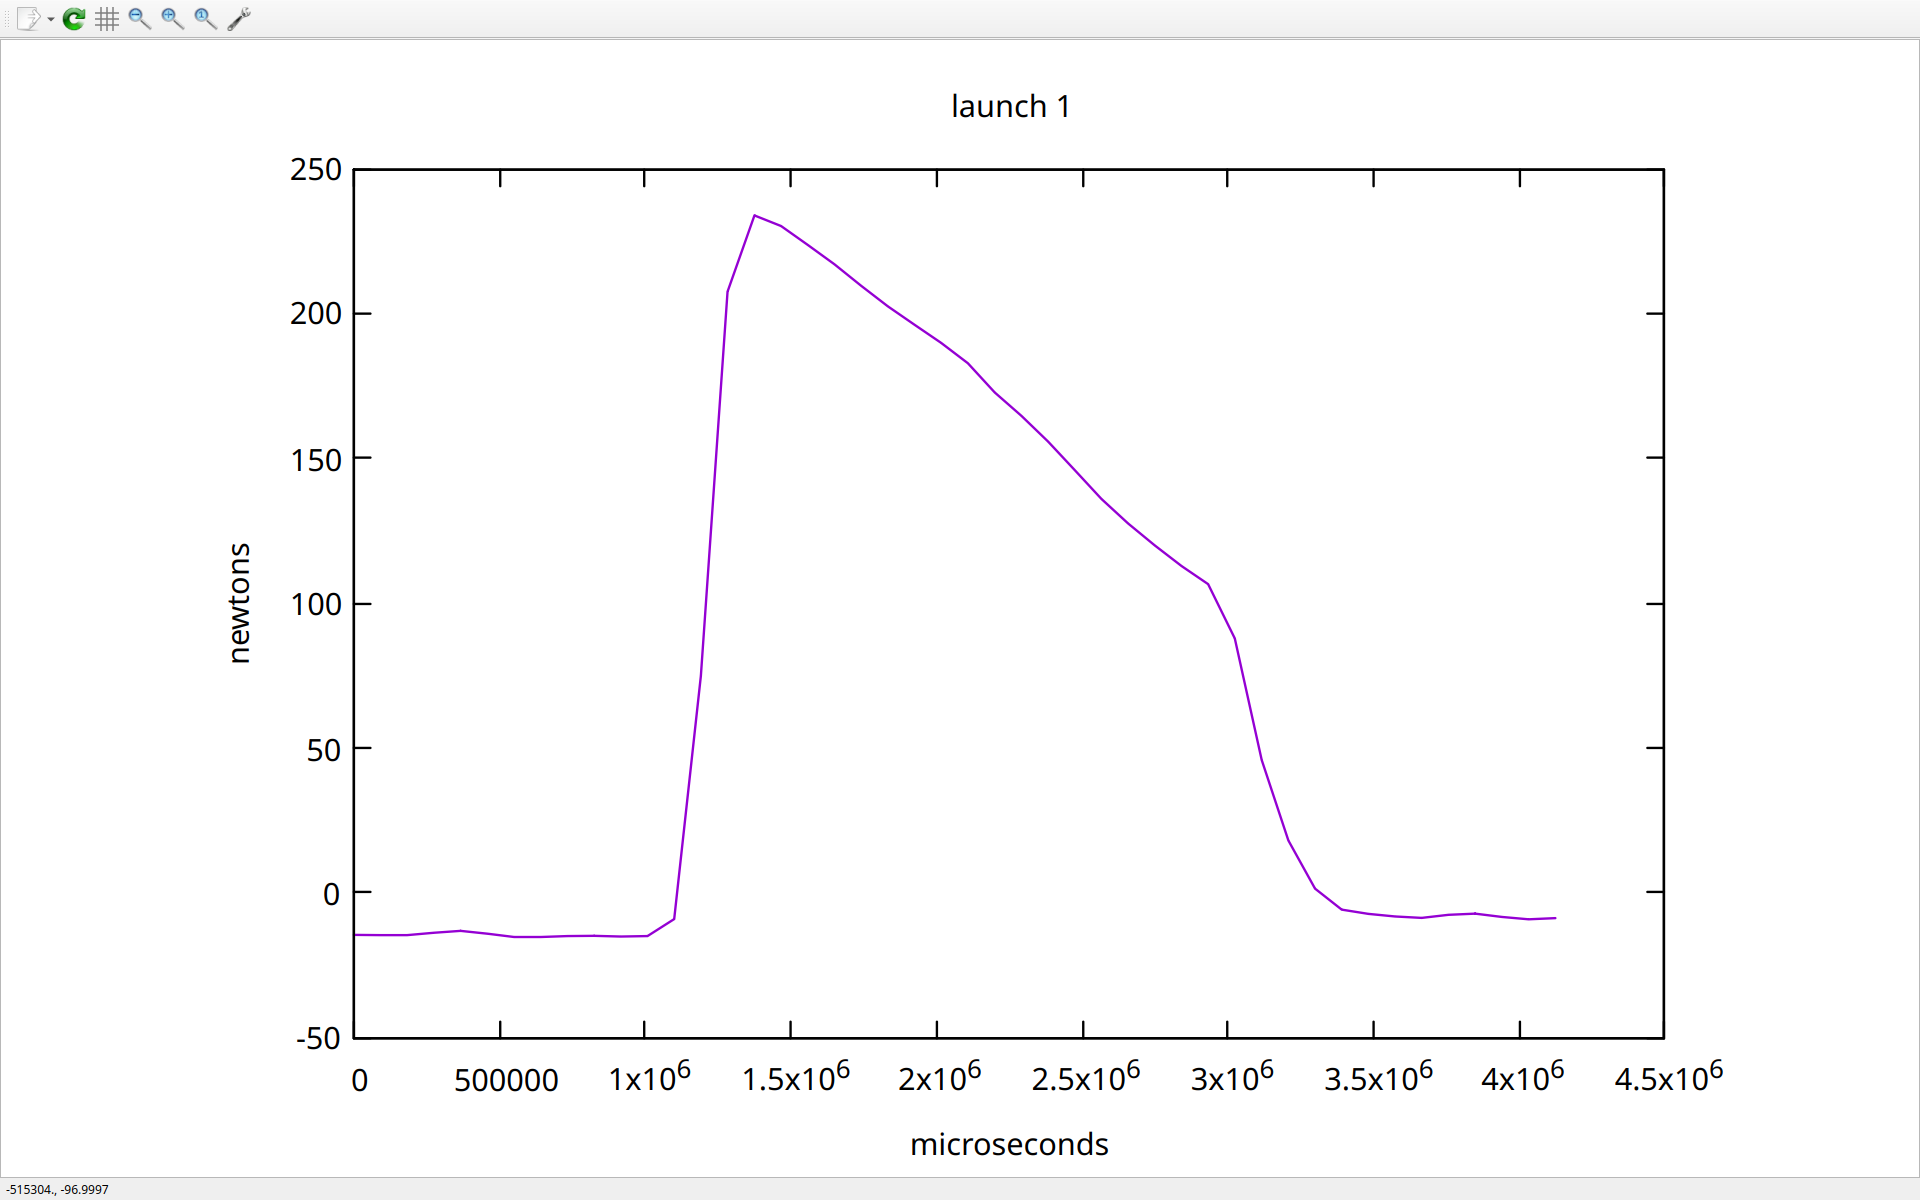

Reproduce this figure in gnuplot.
set title "launch 1"
set xlabel "microseconds"
set ylabel "newtons"
plot "launch1.txt" using 1:4 with lines title ""
